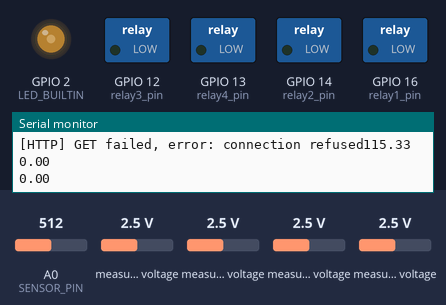
A program run on a simulated ESP8266 (Wemos D1 mini). Parts: switched loads named in the program (green lamp = pin HIGH), output pins drawn as LEDs (lit = HIGH, except the on-board LED, lit = LOW), the last lines printed to the serial monitor. Inputs (shaded band) come from the test bench; at power-on: measured voltage 2.5 V, A0 (SENSOR_PIN) = 512. WiFi joins after 1.5 s; servers stay silent unless stated.

Above: at 2.7 s.
2.8 s: measured voltage (sensor 200) set to 0.1 V
At 5.0 s:
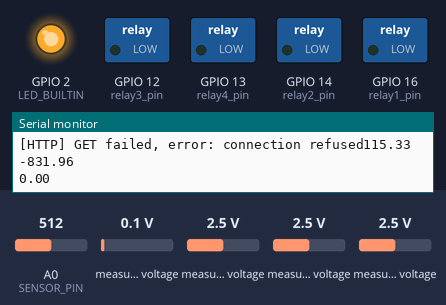
5.8 s: measured voltage (sensor 202) set to 0.1 V
At 6.35 s:
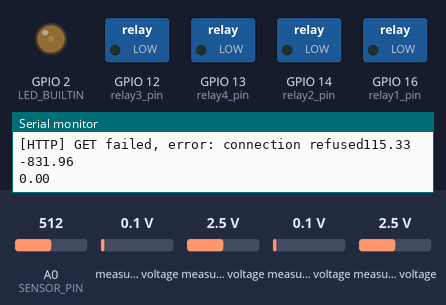
8.8 s: measured voltage (sensor 201) set to 0.1 V
At 11.36 s:
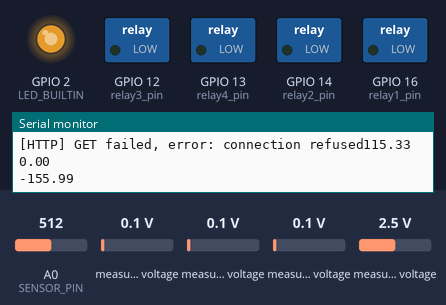
11.8 s: measured voltage (sensor 200) set to 1.2 V
Timing chart, 0 to 15.8 s (numbered marks = the images above; inputs shaded):
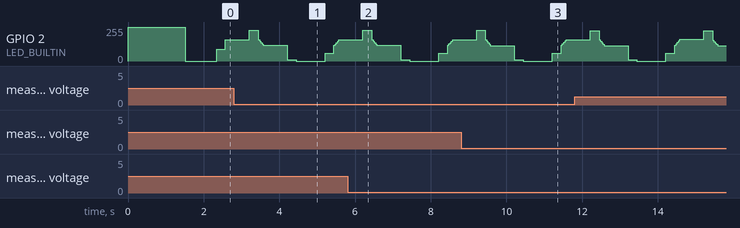

The program:

main.cpp
```cpp
long currenttime = 0;

int relay1_pin = 16;
int relay2_pin = 14;
int relay3_pin = 12;
int relay4_pin = 13;

int relay1_state = 0;
int relay2_state = 0;
int relay3_state = 0;
int relay4_state = 0;

float solar1_temp = 0;
float solar2_temp = 0;
float solar3_temp = 0;
float prev_max_solar_temp = 0;
float max_solar_temp = 0;

float prev_electrical_cabinet_temp = 0;
float electrical_cabinet_temp = 0;


// ****************************** JLED *************************************
#include <jled.h>
// breathe LED for 5 times, LED is connected to pin 9 (PWM capable) gpio
auto led_on = JLed(LED_BUILTIN).Breathe(3000).Forever();
auto led_off = JLed(LED_BUILTIN).LowActive().Off();
// *************************************************************************


// ****************************** ADS1115 **********************************
#include <Wire.h>
#include <Adafruit_ADS1X15.h>
Adafruit_ADS1115 ads;  /* Use this for the 16-bit version */
int adc_reading_count = 0;
float inverter_amp_sum = 0;
float inverter_amps = 0;
float dc_dc_amp_sum = 0;
float dc_dc_amps = 0;
// *************************************************************************


// ***************************** Thermistor ********************************
#include <Thermistor.h>
#include <NTC_Thermistor.h>
// sensor goes between A0 and Gnd, pullup goes between A0 and 3.3V
#define SENSOR_PIN             A0
#define REFERENCE_RESISTANCE   4610
#define NOMINAL_RESISTANCE     10000
#define NOMINAL_TEMPERATURE    25
#define B_VALUE                3455

Thermistor* thermistor;
float thermistor_sum = 0;
int thermistor_count = 0;
float thermistor_f = 0;
// *************************************************************************


#include <ESP8266WiFi.h>
#include "network.h"
#include "RemoteXY_functions.h"
#include "RemoteXY_callbacks.h"
#include <Arduino.h>
#include <ArduinoOTA.h>
#include "OTA.h"

#include "functions.h"


void setup()
{
  // Debug console
  Serial.begin(115200);
  led_off.Update();

  pinMode(LED_BUILTIN, OUTPUT);
  setupRelays();
  ConnectWifi();

  WiFi.mode(WIFI_STA);

  OTA_Functions();

  setupADS1115();
  setupThermistor();
}


void loop()
{
  manageBlynkConnection2();
  led_on.Update();
  ArduinoOTA.handle();
  currenttime = millis();

  // read all data every 250ms
  get_all_data();

  // send inverter data every 500ms
  sendInverterData();

  // read sensors every 10ms
  readSensors();
}
```

OTA.h
```cpp
void OTA_Functions() {
  ArduinoOTA.onStart([]() {
    String type;
    if (ArduinoOTA.getCommand() == U_FLASH)
      type = "sketch";
    else // U_SPIFFS
      type = "filesystem";

    // NOTE: if updating SPIFFS this would be the place to unmount SPIFFS using SPIFFS.end()
    Serial.println("Start updating " + type);
  });
  ArduinoOTA.onEnd([]() {
    Serial.println("\nEnd");
  });
  ArduinoOTA.onProgress([](unsigned int progress, unsigned int total) {
    Serial.printf("Progress: %u%%\r", (progress / (total / 100)));
  });
  ArduinoOTA.onError([](ota_error_t error) {
    Serial.printf("Error[%u]: ", error);
    if (error == OTA_AUTH_ERROR) Serial.println("Auth Failed");
    else if (error == OTA_BEGIN_ERROR) Serial.println("Begin Failed");
    else if (error == OTA_CONNECT_ERROR) Serial.println("Connect Failed");
    else if (error == OTA_RECEIVE_ERROR) Serial.println("Receive Failed");
    else if (error == OTA_END_ERROR) Serial.println("End Failed");
  });
  ArduinoOTA.begin();
  Serial.println("Ready");
  Serial.print("IP address: ");
  Serial.println(WiFi.localIP());
}
```

RemoteXY_callbacks.h
```cpp
// apply changes for App Outputs - only need to do this for controls
void RemoteXY_callbacks() {
  // if (Sensors.set_temp != RemoteXY.set_temp) {
  //   Serial.println("setting temperature value");
  //   set_value("set_temp_display", String(RemoteXY.set_temp));
  //   set_value("set_temp", String(RemoteXY.set_temp));
  //   // set_value("Temp", String(RemoteXY.Temp));
  //   // RemoteXY.Temp = Sensors.Temp;
  //   Sensors = RemoteXY;
  // }


}


// force pins to sync on a regular basis
// void syncPins() {
//   // Serial.println("Syncing virtual pins");
//   Blynk.syncVirtual(V2, V73, V74, V75, V76);
// }

// BLYNK_WRITE(V73) {
// 	relay1_state = param.asInt();
// 	digitalWrite(relay1_pin, relay1_state);
// }
// BLYNK_WRITE(V74) {
// 	relay2_state = param.asInt();
// 	digitalWrite(relay2_pin, relay2_state);
// }
// BLYNK_WRITE(V75) {
// 	relay3_state = param.asInt();
// 	digitalWrite(relay3_pin, relay3_state);
// }
// BLYNK_WRITE(V76) {
// 	relay4_state = param.asInt();
// 	digitalWrite(relay4_pin, relay4_state);
// }
```

RemoteXY_functions.h
```cpp
#include <ESP8266HTTPClient.h>
#include <WiFiClient.h>
#include <ArduinoJson.h>


String mainURL ="http://192.168.8.146:8000";
JsonDocument doc;


long get_data_timer = 0;
long get_data_interval = 500; // ms


// convert float to char array
String floatToCharArray(float val, int decimal_places=3) {
  char temp[32];
  dtostrf(val, 0, decimal_places, temp);
  return String(temp);
}


void set_value(String key, float value) {
  WiFiClient client;
  HTTPClient http;

  // Serial.print("[HTTP] begin...");

  if (http.begin(client, mainURL + "/set_value/" + key + "/" + value)) {  // HTTP
    // Serial.print("[HTTP] GET...");
    // start connection and send HTTP header
    int httpCode = http.GET();

    // httpCode will be negative on error
    if (httpCode > 0) {
      // HTTP header has been send and Server response header has been handled
      // Serial.printf("[HTTP] GET code: %d", httpCode);

      // file found at server
      if (httpCode == HTTP_CODE_OK || httpCode == HTTP_CODE_MOVED_PERMANENTLY) {
        String payload = http.getString();
        // deserializeJson(doc, payload);
        // Serial.println(payload);
      }
    } else {
      // Serial.printf("[HTTP] GET failed, error: %s", http.errorToString(httpCode).c_str());
    }

    http.end();
  } else {
    // Serial.printf("[HTTP} Unable to connect");
  }
}


void get_all_data() {
  if ((currenttime - get_data_timer) < get_data_interval) {
    return;
  }
  get_data_timer = currenttime;

  WiFiClient client;
  HTTPClient http;

  // Serial.print("[HTTP] begin...");

  if (http.begin(client, mainURL + "/get_all")) {  // HTTP
    // Serial.print("[HTTP] GET...");
    // start connection and send HTTP header
    int httpCode = http.GET();

    // httpCode will be negative on error
    if (httpCode > 0) {
      // HTTP header has been send and Server response header has been handled
      Serial.printf("[HTTP] GET code: %d", httpCode);

      // file found at server
      if (httpCode == HTTP_CODE_OK || httpCode == HTTP_CODE_MOVED_PERMANENTLY) {
        String payload = http.getString();
        deserializeJson(doc, payload);

        relay1_state = doc["water_heater"];
        relay2_state = doc["inverter"];
        relay3_state = doc["solar_fan"];
        relay4_state = doc["exhaust_fan"];

        solar1_temp = doc["solar1_contoller_temp"];
        solar2_temp = doc["solar2_contoller_temp"];
        solar3_temp = doc["solar3_contoller_temp"];
        // get max of the solar temps
        max_solar_temp = max(solar1_temp, max(solar2_temp, solar3_temp));

        // automate solar fans
        if (max_solar_temp >= 115 && prev_max_solar_temp < 115) {
          // turn on fans
          set_value("solar_fan", 1);
        } else if (max_solar_temp < 105 && prev_max_solar_temp >= 105) {
          // turn off fans
          set_value("solar_fan", 0);
        }
        prev_max_solar_temp = max_solar_temp;


        // automate exhaust fan
        if (electrical_cabinet_temp >= 95 && prev_electrical_cabinet_temp < 95) {
          // turn on fans
          set_value("exhaust_fan", 1);
        } else if (electrical_cabinet_temp < 93 && prev_electrical_cabinet_temp >= 93) {
          // turn off fans
          set_value("exhaust_fan", 0);
        }
        prev_electrical_cabinet_temp = electrical_cabinet_temp;


        // set relays
        if (relay1_state == 1) {
          digitalWrite(relay1_pin, HIGH);
        } else {
          digitalWrite(relay1_pin, LOW);
        }

        if (relay2_state == 1) {
          digitalWrite(relay2_pin, HIGH);
        } else {
          digitalWrite(relay2_pin, LOW);
        }

        if (relay3_state == 1) {
          digitalWrite(relay3_pin, HIGH);
        } else {
          digitalWrite(relay3_pin, LOW);
        }

        if (relay4_state == 1) {
          digitalWrite(relay4_pin, HIGH);
        } else {
          digitalWrite(relay4_pin, LOW);
        }

      }
    } else {
      Serial.printf("[HTTP] GET failed, error: %s", http.errorToString(httpCode).c_str());
    }

    http.end();
  } else {
    Serial.printf("[HTTP} Unable to connect");
  }
}
```

functions.h
```cpp
void setupRelays() {
  pinMode(relay1_pin, OUTPUT);
  pinMode(relay2_pin, OUTPUT);
  pinMode(relay3_pin, OUTPUT);
  pinMode(relay4_pin, OUTPUT);
  digitalWrite(relay1_pin, LOW);
  digitalWrite(relay2_pin, LOW);
  digitalWrite(relay3_pin, LOW);
  digitalWrite(relay4_pin, LOW);
}


void setupThermistor() {
  thermistor = new NTC_Thermistor(
    SENSOR_PIN,
    REFERENCE_RESISTANCE,
    NOMINAL_RESISTANCE,
    NOMINAL_TEMPERATURE,
    B_VALUE
  );
}


void setupADS1115() {
  ads.setGain(GAIN_SIXTEEN);    // 16x gain +/- 0.256V 1 bit = 0.125mV 0.0078125mV
  if (!ads.begin(0x48)) {
    Serial.println("Failed to initialize ADS.");
    // force reboot
    while (1);
  }
}


void readADC() {
  int16_t results, results2;

  results = ads.readADC_Differential_0_1();
  // Serial.println(results);
  // 400 amps = 75/256 * 32768bits = 9600bits
  inverter_amp_sum += (float)results * (400.0 / ((75.0/256.0)*32768.0)); // 75mV / 400A shunt

  results2 = ads.readADC_Differential_2_3();
  dc_dc_amp_sum += (float)results2 * (100.0 / ((100.0/256.0)*32768.0)); // 75mV / 400A shunt

  adc_reading_count += 1;
  // Serial.println(amps);
}


void readThermistor() {
	// const double celsius = thermistor->readCelsius();
	// const double kelvin = thermistor->readKelvin();
	thermistor_sum += thermistor->readFahrenheit();
	thermistor_count += 1;

	// Output of information
	// Serial.print("Temperature: ");
	// Serial.print(celsius);
	// Serial.print(" C, ");
	// Serial.print(kelvin);
	// Serial.print(" K, ");
	// Serial.print(fahrenheit);
	// Serial.println(" F");
}

void readSensors() {
	readADC();
	readThermistor();
}

long send_data_timer = 0;
long send_data_interval = 1000; // ms


void sendInverterData() {
  if (currenttime - send_data_timer < send_data_interval) {
    return;
  }
  send_data_timer = currenttime;

	thermistor_f = thermistor_sum / (float)thermistor_count;
	thermistor_sum = 0;
	thermistor_count = 0;

	inverter_amps = inverter_amp_sum / (float)adc_reading_count;
	inverter_amp_sum = 0;

  dc_dc_amps = dc_dc_amp_sum / (float)adc_reading_count;
  dc_dc_amp_sum = 0;

	adc_reading_count = 0;

	Serial.println(thermistor_f);
	Serial.println(inverter_amps);
  Serial.println(dc_dc_amps);


  set_value("inverter_temp", thermistor_f);
  set_value("inverter_current", inverter_amps);
  set_value("dc_dc_current", dc_dc_amps);
}
```

network.h
```cpp
char ssid[] = "GL-AX1800-50f";
char pass[] = "SpottsHotSpot";

void printWifiStatus() {
  // print the SSID of the network you're attached to:
  Serial.print("SSID: ");
  Serial.println(WiFi.SSID());

  // print your WiFi shield's IP address:
  IPAddress ip = WiFi.localIP();
  Serial.print("IP Address: ");
  Serial.println(ip);

  // print the received signal strength:
  long rssi = WiFi.RSSI();
   Serial.print("signal strength (RSSI):");
  Serial.print(rssi);
  Serial.println(" dBm");
}


void ConnectWifi() {
  Serial.print("Attempting to connect to SSID: ");
  Serial.println(WiFi.SSID());
  WiFi.persistent(false);  // May be able to set to true disables automatic saving of wifi credentials
  WiFi.mode(WIFI_STA);
  WiFi.begin(ssid, pass);


  int t1 = millis();
  while (!WiFi.isConnected()) {  // was !Blynk.connected()
    int t2 = millis();
    delay(500);
    Serial.print(".");
    if ((t2 - t1) > 10000) {
      ESP.wdtDisable();
      while (true) {};
    }
  }

  // Serial.println("\nConnected to wifi");
  printWifiStatus();
}

void manageBlynkConnection2() {
  if (!WiFi.isConnected()) {    // changed from !Blynk.connected()
    Serial.println("Wifi Disconnected");
    led_off.Update();
    ConnectWifi();
  }
}
```
